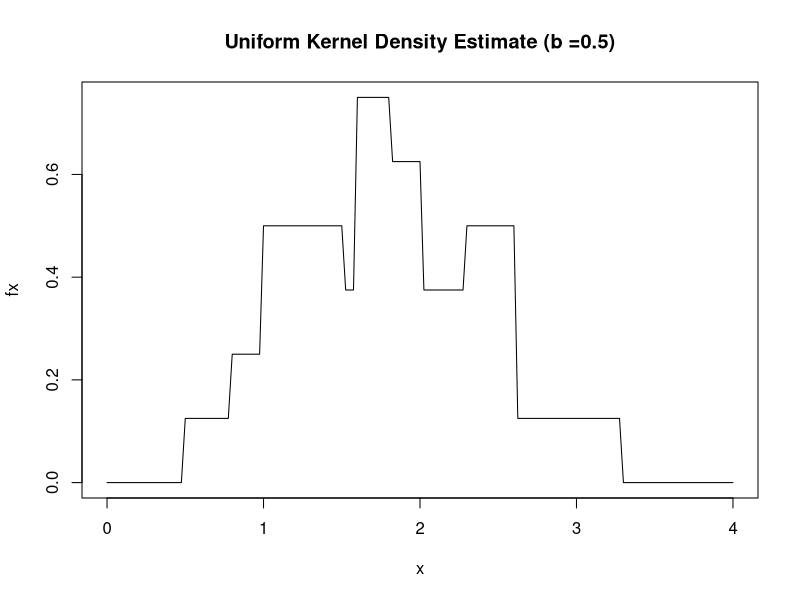
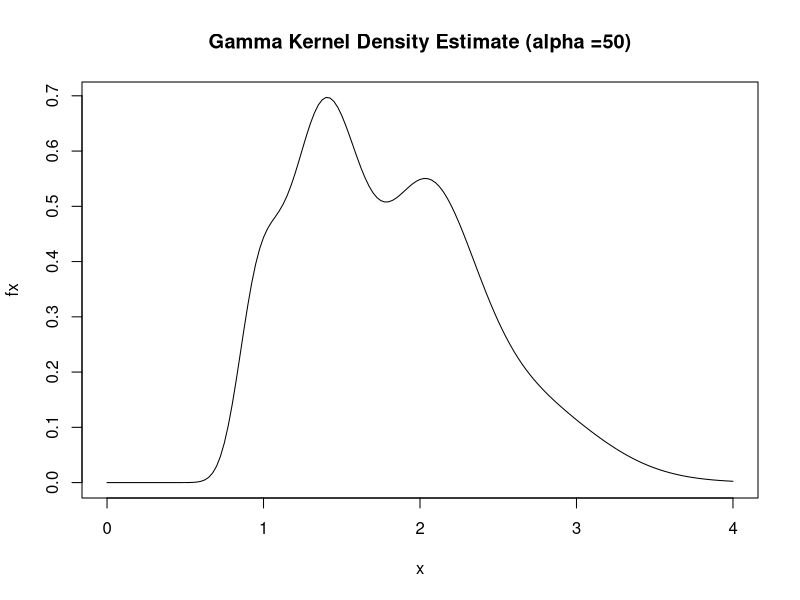

These figures' R source, in order:
# Given data
y <- c(1.0, 1.3, 1.5, 2.1, 2.8)
s <- c(1, 1, 2, 3, 1)
n <- sum(s)

# Calculate probabilities
p_y <- s / n

# Define x-values for density estimation
x <- seq(0, 4, by = 0.025)

# Initialize an empty vector to store density estimates
fx <- rep(NA, length(x))

# Uniform kernel
b <- 0.5
LU <- y - b
UU <- y + b

for (i in 1:length(x)) {
  # Calculate density estimate using uniform kernel
  fx[i] <- sum(p_y * dunif(x[i], LU, UU))
}

# Plot uniform kernel density estimate
label_uniform <- paste("Uniform Kernel Density Estimate (b =", b, ")", sep = "")
plot(x, fx, type = "l", main = label_uniform)

# Gamma kernel
alpha <- 50

for (i in 1:length(x)) {
  # Calculate density estimate using gamma kernel
  fx[i] <- sum(p_y * dgamma(x[i], shape = alpha, scale = y / alpha))
}

# Plot gamma kernel density estimate
label_gamma <- paste("Gamma Kernel Density Estimate (alpha =", alpha, ")", sep = "")
plot(x, fx, type = "l", main = label_gamma)
